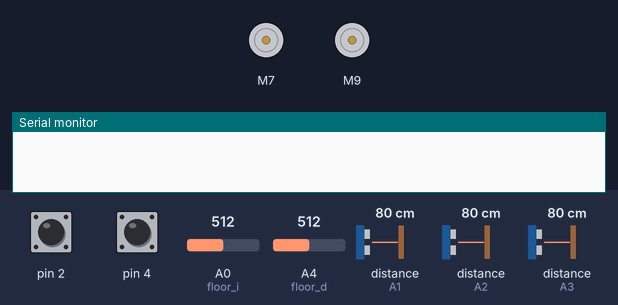
Recording of a program running on a simulated Arduino Nano, built with avr-gcc and run on an emulated ATmega328P. Parts: 2 × DC motor (green arrow = forward, orange = backward, longer = faster), the last lines printed to the serial monitor. The test bench sets the inputs (shaded band); at power-on: distance to the obstacle (sensors on A3, A1, A2) 80 cm, A0 (floor_i) = 512, pin 2 HIGH, pin 4 HIGH, A4 (floor_d) = 512.

Above: at 0.1 s.
At 5.0 s:
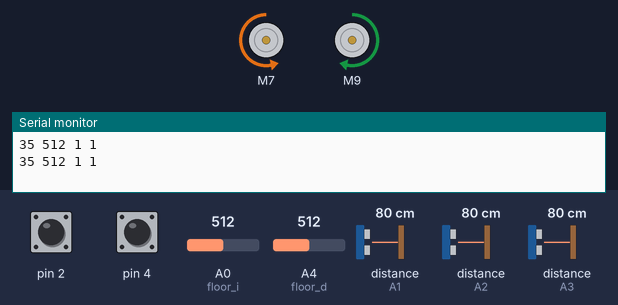
5.1 s: distance to the obstacle (sensor on A3) set to 2 cm
8.1 s: A0 (floor_i) set to 481
At 11.4 s:
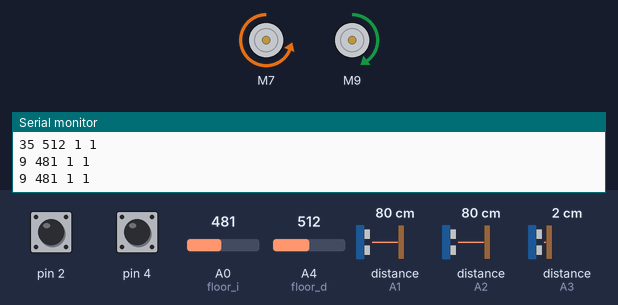
Timing chart, 0 to 12.9 s (numbered marks = the images above; inputs shaded):
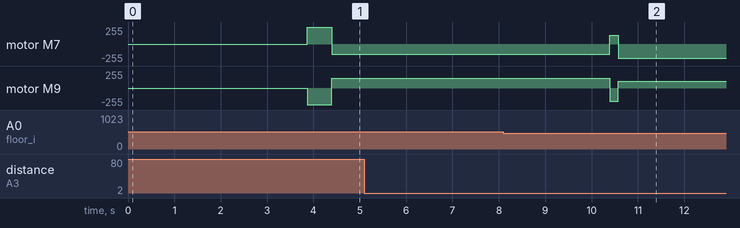

The program:

main.cpp
```cpp
// Made by Pablopeza for the Oshwdem2018 minisumo competition

#include <Arduino.h>

// Motor driver library by SparkFun
#include <SparkFun_TB6612.h>
// Sharp sensor library https://github.com/guillaume-rico/SharpIR
// Remember to reduce the number of measures for the median filter default = 25
#include <SharpIR.h>

// Motor pins
#define AIN1 7
#define BIN1 9
#define AIN2 6
#define BIN2 10
#define PWMA 5
#define PWMB 11
#define STBY 8

// Sensor pins
#define floor_i A0
#define floor_d A4
#define distance_s_i A3
#define distance_s_r A2
#define distance_s_c A1

// Motor variables
const int offsetA = 1;
const int offsetB = -1; //derecha

// Motor declaration
Motor motor1 = Motor(AIN1, AIN2, PWMA, offsetA, STBY);
Motor motor2 = Motor(BIN1, BIN2, PWMB, offsetB, STBY);

// Sensor declaration
SharpIR left_sensor(distance_s_i, 1080);
SharpIR center_sensor(distance_s_c, 1080);
SharpIR right_sensor(distance_s_r, 1080);

// Sensor variables
int distance_c = 0;
int distance_l = 0;
int distance_r = 0;
int floor_left = 0;
int floor_right = 0;

bool sw1 = true;
bool sw2 = true;

int fdistance_c = 0; // filtered distance_c
int fdistance_l = 0; //
int fdistance_r = 0;

// System variables

bool ultimo_giro = false;
bool first_exec = true;

// Sensor Values
#define WHITE_LINE 500    // value of the readings above white border the higher, the whitest
#define DISTANCE_LIMIT 35 // maximum distance of detection

void read_sensors()
{
  distance_c = center_sensor.distance();
  distance_l = left_sensor.distance();
  distance_r = right_sensor.distance();
  floor_left = analogRead(floor_i);
  floor_right = analogRead(floor_d);
  sw1 = digitalRead(4);
  sw2 = digitalRead(2);
}

int distance_filter(int filtered_measure)
{
  if(filtered_measure > DISTANCE_LIMIT)
    {
      filtered_measure = DISTANCE_LIMIT;
    }
    return filtered_measure;
}

void filter_sensors()
{
  fdistance_c = distance_filter(distance_c) ;
  fdistance_l = distance_filter(distance_l) ;
  fdistance_r = distance_filter(distance_r) ;
}


void setup()
{

  Serial.begin(115200);

  pinMode(2, INPUT_PULLUP);
  pinMode(4, INPUT_PULLUP);

  delay(3800);

  // 00 frente
  // 01 derecha
  // 10 izquierda
}

void sensor_serial_print()
{
  Serial.print(fdistance_l);
  Serial.print(" ");
  Serial.print(floor_left);
  Serial.print(" ");
  Serial.print(sw1);
  Serial.print(" ");
  Serial.print(sw2);
  Serial.println(" ");
}

void search_rot(int rotation_speed, bool direction)
{
  if(direction == true)
    {
      motor1.drive(rotation_speed);
      motor2.drive(-rotation_speed);
      }else
        {
        motor1.drive(-rotation_speed);
        motor2.drive(rotation_speed);
        }
}

void loop()
{
    int cont_3 = 0;
  read_sensors();
  filter_sensors();
  sensor_serial_print();

if (first_exec == true)
{
  if((sw1 == true)&&(sw2 == true))
  {

    for(cont_3=0;cont_3<400;cont_3++)
      {
        motor1.drive(250);
        motor2.drive(250);
        delay(1);
      }
    }

if((sw1 == true)&&(sw2 == false))
      {
ultimo_giro = true;
        for(cont_3=0;cont_3<170;cont_3++)
          {
            motor1.drive(250);
            motor2.drive(-250);
            delay(1);
          }

          for(cont_3=0;cont_3<150;cont_3++)
            {
              motor1.drive(250);
              motor2.drive(250);
              delay(1);
            }
      }

if((sw1 == false)&&(sw2 == true))
        {
ultimo_giro = false;
          for(cont_3=0;cont_3<170;cont_3++)
            {
              motor1.drive(-250);
              motor2.drive(250);
              delay(1);
            }

            for(cont_3=0;cont_3<150;cont_3++)
              {
                motor1.drive(250);
                motor2.drive(250);
                delay(1);
              }
        }

  first_exec = false;
}
read_sensors();
filter_sensors();
sensor_serial_print();

//MIRAMOS EL SUELO

if(((floor_left > WHITE_LINE)||(floor_right > WHITE_LINE)))
{
  int counter_2 = 0;
  bool whiteclose = false;

if((floor_left > WHITE_LINE)&&(  floor_right < WHITE_LINE ))
{
  for(counter_2 = 0; counter_2 < 150 ; counter_2++)
    {
      read_sensors();
      filter_sensors();
      if(whiteclose == false)
         {
           motor1.drive(-100);
           motor2.drive(-210);
         }
  }
}

if((floor_left < WHITE_LINE)&&(  floor_right > WHITE_LINE ))
{
  for(counter_2 = 0; counter_2 < 150 ; counter_2++)
    {
      read_sensors();
      filter_sensors();
      if(whiteclose == false)
         {
           motor1.drive(-210);
           motor2.drive(-100);
         }
  }
}

for(counter_2 = 0; counter_2 < 100 ; counter_2++)
  {
    read_sensors();
    filter_sensors();
    if(whiteclose == false)
       {
         motor1.drive(-150);
         motor2.drive(-150);
       }
  }
/*
for(counter_2 = 0; counter_2 < 1000 ; counter_2++)
    {
      search_rot(140, true);
      read_sensors();
      filter_sensors();
      if((fdistance_l < 30)||(fdistance_l < 30))
      {
        counter_2 = 1000;
      }
      counter_2++;
    }
*/
}


//BUSCAMOS

if((fdistance_l < 35)||(fdistance_l < 35))
{
  if(fdistance_r > fdistance_l + 4)
  {
    motor1.drive(130);
    motor2.drive(200);
    ultimo_giro = false;
  }else{
        if(fdistance_l > fdistance_r + 4)
          {
          motor1.drive(200);
          motor2.drive(130);
          ultimo_giro = true;
        }else
          {
            motor1.drive(200);
            motor2.drive(200);
          }

      }
}else
  {
    search_rot(130, ultimo_giro);
  }

//sensor_serial_print();

/*
if(fdistance_l<30)
{
      motor1.drive(-100);
      motor2.drive(100);

}else
  {
    motor1.brake();
    motor2.brake();
  }
*/


}
```

Measured:
- the behaviour switches between 500 and 499 on A0 (floor_i) (found by bisection; images 1 and 2)
- after the input at 5.1 s, every drawn part: stays the same
